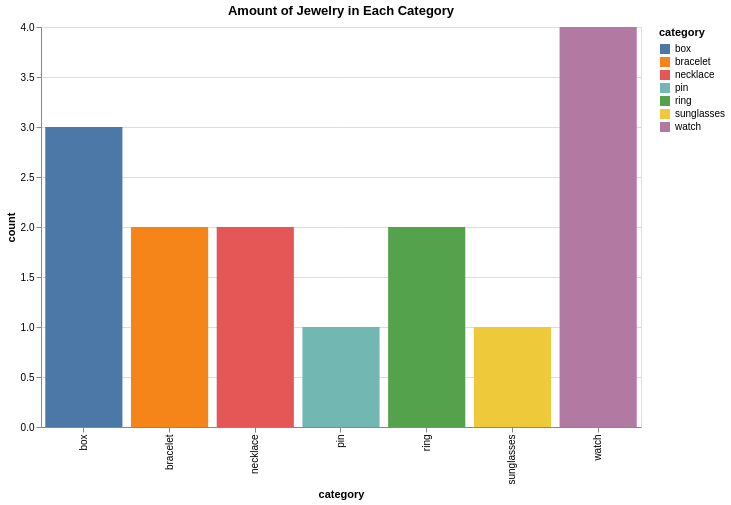

Here is the notebook cell this chart was saved with:
### Code cell
import altair as alt

# Count the occurrences of each category
filtered_df = df[df['category'] != 'missing']
category_counts = filtered_df['category'].value_counts().reset_index()
category_counts.columns = ['category', 'count']

# Create the bar chart
chart = alt.Chart(category_counts).mark_bar().encode(
    x='category:N',  # Nominal encoding for categories
    y='count:Q',  # Quantitative encoding for counts
    color='category:N' # Color each bar by category
).properties(
    title='Amount of Jewelry in Each Category',
    width=600,
    height=400
)

chart

### Figure 1 — Vega-Lite specification as saved in the notebook (floating-point values rounded to 4 significant figures)
{"config": {"view": {"continuousWidth": 300, "continuousHeight": 300}}, "data": {"name": "data-069ad7659b97c54923de67fa757554ef"}, "mark": {"type": "bar"}, "encoding": {"color": {"field": "category", "type": "nominal"}, "x": {"field": "category", "type": "nominal"}, "y": {"field": "count", "type": "quantitative"}}, "height": 400, "title": "Amount of Jewelry in Each Category", "width": 600, "$schema": "https://vega.github.io/schema/vega-lite/v5.20.1.json", "datasets": {"data-069ad7659b97c54923de67fa757554ef": [{"category": "watch", "count": 4}, {"category": "box", "count": 3}, {"category": "ring", "count": 2}, {"category": "bracelet", "count": 2}, {"category": "necklace", "count": 2}, {"category": "pin", "count": 1}, {"category": "sunglasses", "count": 1}]}}
